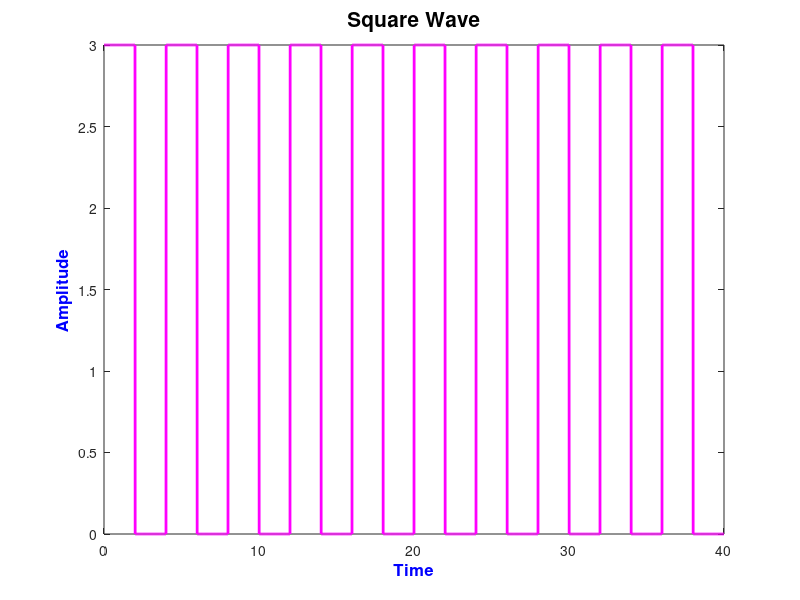

MATLAB code for this plot:
clc;  
close all;  
clear all;  
%Square wave 
N = 10; 
y = 3*ones(1, 200);  
y1 = zeros(1, 200);  
z = [y, y1];  
M = zeros(1, N*200);  
for i=1:N  
M((400*(i-1))+1 : 400*i) = z;  
end  
M = [3, M];  
t = 0:0.01:4*N; 
plot(t , M, 'm', 'MarkerSize', 1, 'LineWidth', 2);  
title('Square Wave', 'FontSize', 15, 'FontWeight', 'bold', 'Color', 'k'); 
xlabel('Time', 'FontSize', 12, 'FontWeight', 'bold', 'Color', 'b'); 
ylabel('Amplitude', 'FontSize', 12, 'FontWeight', 'bold', 'Color', 'b'); 
